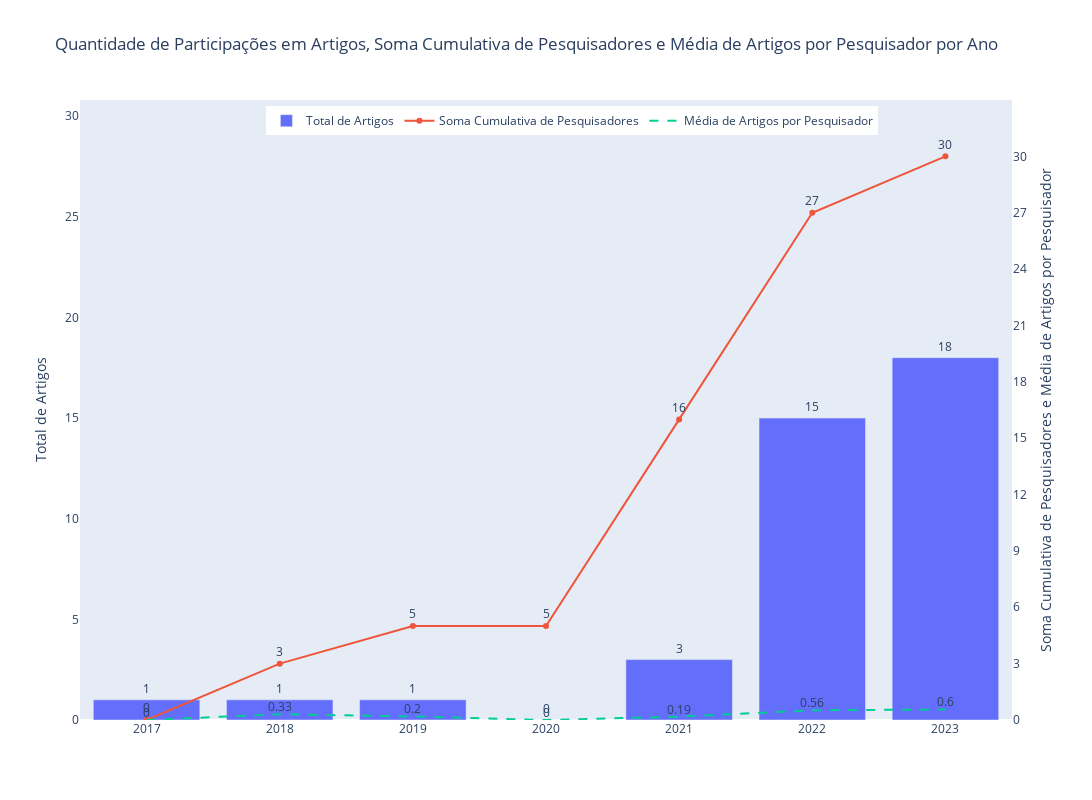

Notebook source saved alongside this figure:
### Code cell
evolucao_anual(df_artigosperiodo, fioce_pessoal)

### Figure 1 — Plotly figure (JSON) as saved in the notebook; plotly's stock layout.template omitted (floating-point values rounded to 4 significant figures)
{"data": [{"name": "Total de Artigos", "text": [1, 1, 1, 0, 3, 15, 18], "textposition": "outside", "type": "bar", "x": [2017, 2018, 2019, 2020, 2021, 2022, 2023], "y": [1, 1, 1, 0, 3, 15, 18]}, {"mode": "lines+markers+text", "name": "Soma Cumulativa de Pesquisadores", "text": [0, 3, 5, 5, 16, 27, 30], "textposition": "top center", "type": "scatter", "x": [2017, 2018, 2019, 2020, 2021, 2022, 2023], "y": [0, 3, 5, 5, 16, 27, 30], "yaxis": "y2"}, {"line": {"dash": "dash"}, "mode": "lines+text", "name": "Média de Artigos por Pesquisador", "text": [0, 0.33, 0.2, 0, 0.19, 0.56, 0.6], "textposition": "top center", "type": "scatter", "x": [2017, 2018, 2019, 2020, 2021, 2022, 2023], "y": [0, 0.3111, 0.1867, 0, 0.175, 0.5185, 0.56], "yaxis": "y2"}], "layout": {"height": 800, "legend": {"orientation": "h", "x": 0.2, "y": 0.99}, "title": {"text": "Quantidade de Participações em Artigos, Soma Cumulativa de Pesquisadores e Média de Artigos por Pesquisador por Ano"}, "width": 1380, "xaxis": {"showgrid": false, "tickvals": [2017, 2018, 2019, 2020, 2021, 2022, 2023]}, "yaxis": {"range": [0, 30.8], "showgrid": false, "title": {"text": "Total de Artigos"}}, "yaxis2": {"overlaying": "y", "range": [0, 33], "showgrid": false, "side": "right", "ticktext": [0, 3, 6, 9, 12, 15, 18, 21, 24, 27, 30], "tickvals": [0, 3, 6, 9, 12, 15, 18, 21, 24, 27, 30], "title": {"text": "Soma Cumulativa de Pesquisadores e Média de Artigos por Pesquisador"}}}}
